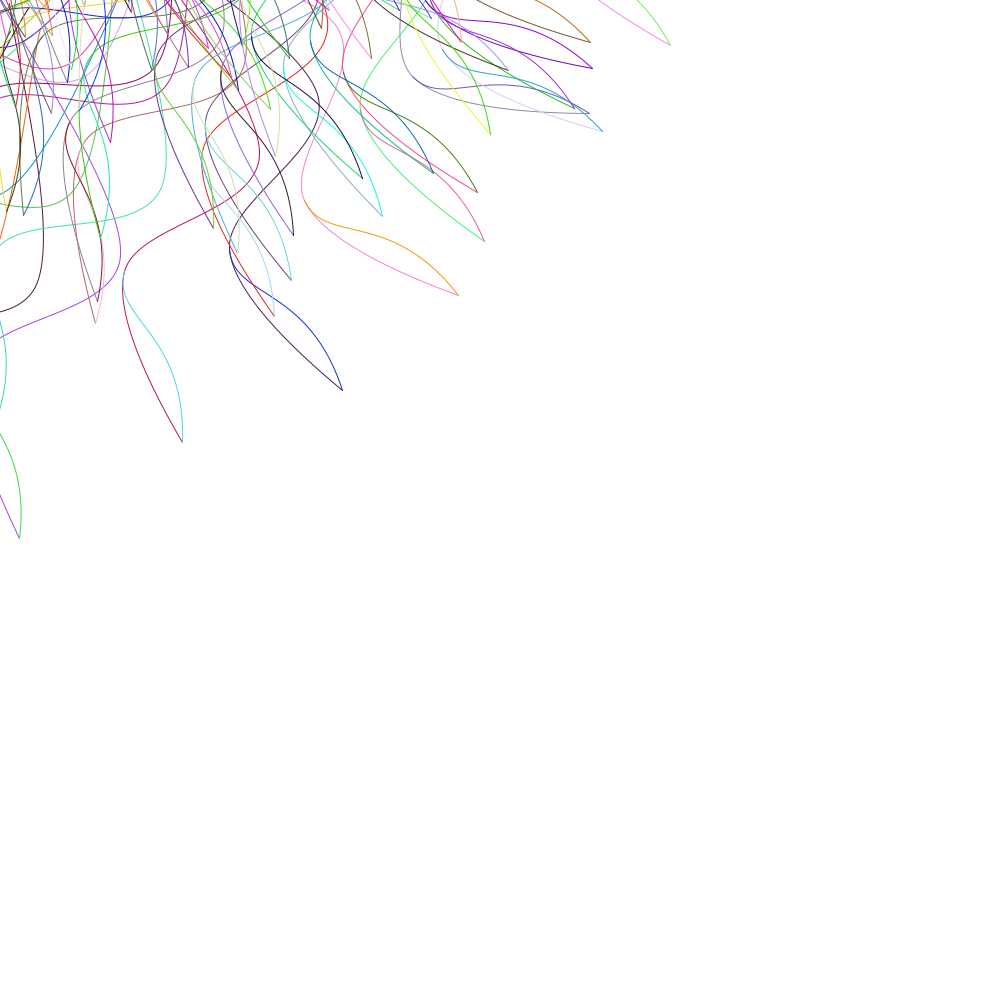
Frame 1 (no input)
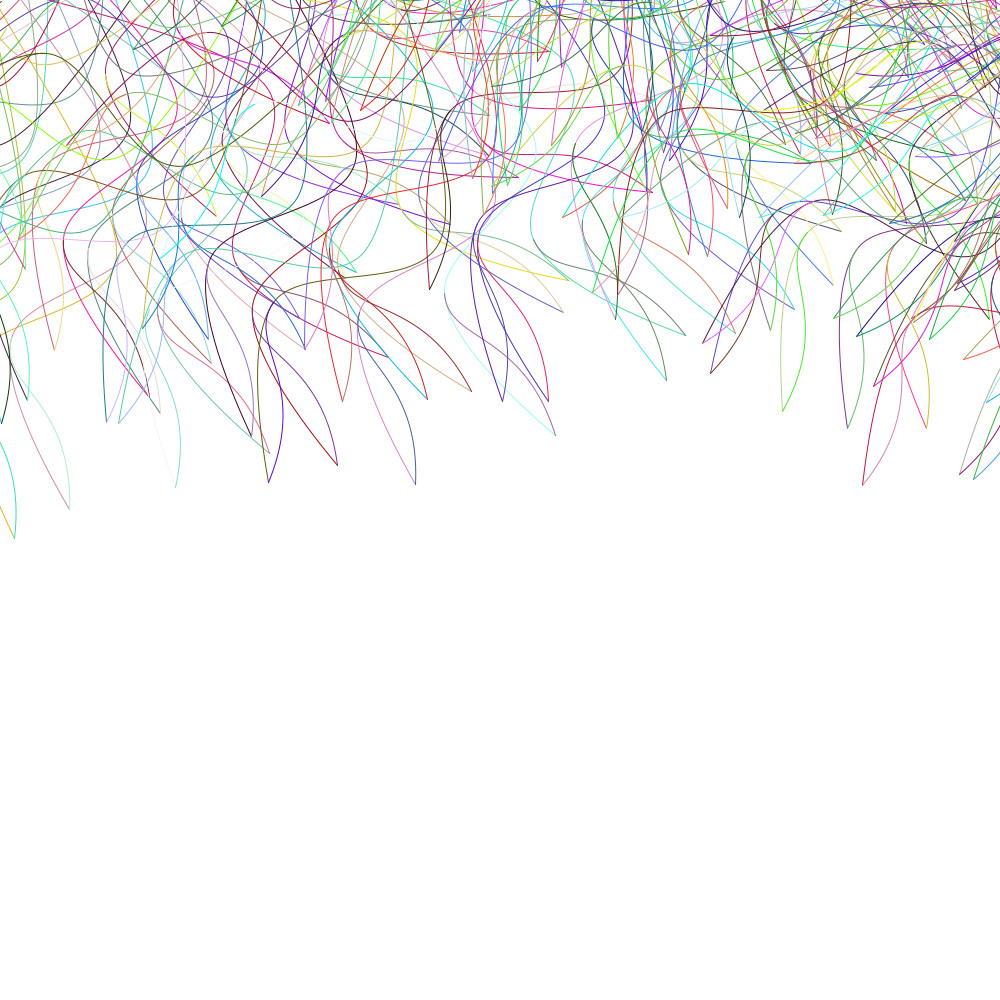
Frame 60 (the mouse pressed at the canvas centre just before this capture)
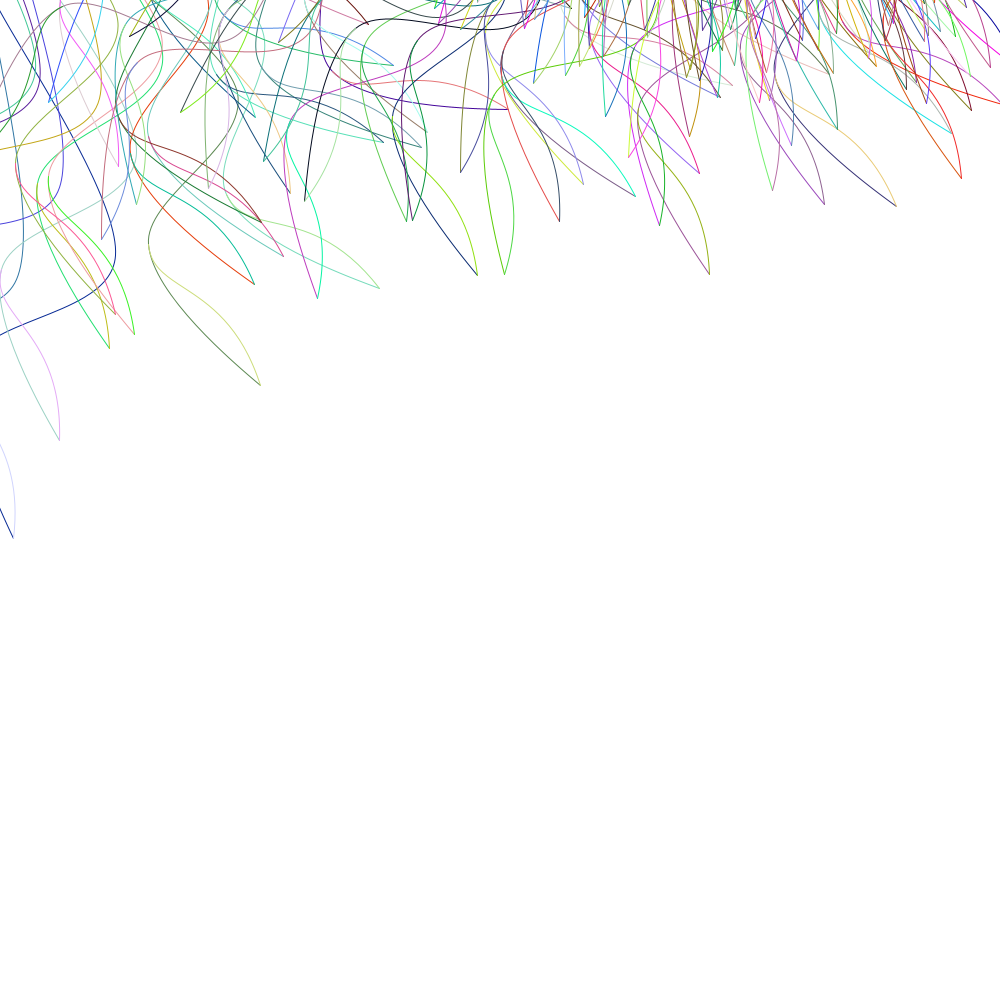
Frame 120 (the mouse held since frame 60 and released just before this capture)

The Processing sketch that drew these frames (run headless with seeded random() and noise(); from frame 60 on, the mouse is pressed at the canvas centre):

// Processing sketch: processing_136385
// ── processing_136385.pde

//willbecekr
 
int value = 0;  //declare initial value as 0
int x; // declare integer x
int c = 0;
float a = 0.0;
float inc = TWO_PI/25.0;

void setup () {
  size (1000, 1000); // setup canvas size to 500 x 500
  background (255); // setup background to white
}
 
 
void draw() {

  background (255);
  for (float x = 0; x< width; x++) { // loop to initiate the drawing method as long as x smaller than width
    stroke(random(255),random(255),random(255));
    strokeWeight(1);
    float y = value/height; // initiate y as value/height
    fill (value, 0, 0, value); //pass the numeric value of "value" to fill color
    translate (sin(a)*40.0, y); // translate the curves according to mouse position x
    a = a + inc+x;
    rotate (noise (360)); // animate by rotating canvas using noise method
    // start drawing the control vertices
    beginShape();
    curveVertex(250, 500);
    curveVertex(200, 500);
    curveVertex(100, 350);
    curveVertex(200, 200);
    // ending vertex controlled by mouse position in X axis
    // random values are chosen every time the code is started
    curveVertex(random(value), random(value));
    curveVertex(random(value), random (value));
    endShape();
 
    // "primary" / displayed line (this is what you'll actually see)

    stroke(random(255),random(255),random(255));
    strokeWeight(1);
 
    beginShape();
    curveVertex(250, height);
    curveVertex(200, 500);
    curveVertex(100, 350);
    curveVertex(200, 200);
    curveVertex(sin(a)*40.0,random(100,300), 60);
    endShape();
    // draw ellipses to display the points that the curve is based on
    fill (sin(a)*40.0,sin(a)*40.0,random(255));

    c = c+1;
  }
}
